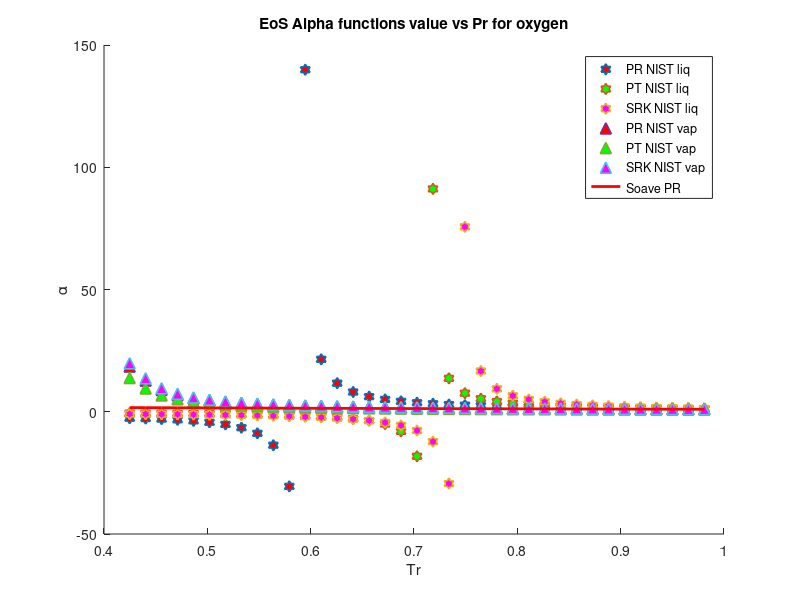

Write the MATLAB code that produced this figure.
clear 
clc
load water_sat_data.mat
%alpha PR & SRK for water
P = P*10^6;
omega = 0.344; %Acentric factor
Tc = 647.3; %K
Pc = 22120000; %Pa
R = 8.31446 %J/K*mol
Zc = 0.23;
b1 = 0.07780*(R*Tc/Pc);
a1 = 0.45724*(((R^2)*(Tc^2))/Pc);
b2 = 0.08664*(R*Tc/Pc);
a2 = 0.42747*(((R^2)*(Tc^2))/Pc);
omega_c = 1-3*Zc;
omega_b = 0.08446114781;
omega_a = 3*Zc^2+3*(1-2*Zc)*omega_b+omega_b^2+1-3*Zc;
a3 = omega_a*(((R^2)*(Tc^2))/Pc);
b3 = omega_b*(R*Tc/Pc);
c3 = omega_c*(R*Tc/Pc);
T = 275; %k
M = 18/1000; %kg/mol
S1=0.37464+1.54226*omega-0.26992*omega^2;
S2=0.48508+1.55171*omega-0.176*omega^2;

for i = 1:1:37
   Pr = P/Pc; 
   Tr = T/Tc;
   Tr_list(i)=Tr;
   Vm_liq(i) = M/rho_liq(i);
   Vm_vap(i) = M/rho_vap(i);
   alpha_PT_liq(i) = ((R*T)/(Vm_liq(i)-b3)-P(i))*((Vm_liq(i)^2+b3*Vm_liq(i)+c3*Vm_liq(i)-c3*b3)/a3);
   alpha_PT_vap(i) = ((R*T)/(Vm_vap(i)-b3)-P(i))*((Vm_vap(i)^2+b3*Vm_vap(i)+c3*Vm_vap(i)-c3*b3)/a3);
   alpha_PR_liq(i) = ((R*T)/(Vm_liq(i)-b1)-P(i))*((Vm_liq(i)^2+2*b1*Vm_liq(i)-b1^2)/a1)
   alpha_SRK_liq(i) = ((R*T)/(Vm_liq(i)-b2)-P(i))*((Vm_liq(i)^2+b2*Vm_liq(i))/a2);
   alpha_PR_vap(i) = ((R*T)/(Vm_vap(i)-b1)-P(i))*((Vm_vap(i)^2+2*b1*Vm_vap(i)-b1^2)/a1);
   alpha_SRK_vap(i) = ((R*T)/(Vm_vap(i)-b2)-P(i))*((Vm_vap(i)^2+b2*Vm_vap(i))/a2);
   alpha_soave_PR(i) =(1+S1*(1-sqrt(Tr)))^2;
   alpha_soave_SRK(i) =(1+S2*(1-sqrt(Tr)))^2;
   alpha_Gasem(i) = exp((1.943+0.926*Tr)*(1-(Tr)^0.1441));
%    alpha_twu(i) = (Tr)^(0.081043)*exp(0.915696*(1-(Tr)^(2.61622)));
   Temp(i)=T;
   T = T+10;
end
hold on

 plot(Tr_list,alpha_PR_liq,'h','MarkerSize',8,'MarkerFaceColor','r','LineWidth',1.2)
 plot(Tr_list,alpha_PT_liq,'h','MarkerSize',8,'MarkerFaceColor','g','LineWidth',1.2)
 plot(Tr_list,alpha_SRK_liq,'h','MarkerSize',8,'MarkerFaceColor','m','LineWidth',1.2)
 plot(Tr_list,alpha_PR_vap,'^','MarkerSize',8,'MarkerFaceColor','r','LineWidth',1.2)
 plot(Tr_list,alpha_PT_vap,'^','MarkerSize',8,'MarkerFaceColor','g','LineWidth',1.2)
 plot(Tr_list,alpha_SRK_vap,'^','MarkerSize',8,'MarkerFaceColor','m','LineWidth',1.2)
 plot(Tr_list,alpha_soave_PR,'r','LineWidth',2)
% plot(Tr_list,alpha_soave_SRK,'g','LineWidth',2)
% plot(Tr_list,alpha_Gasem,'b','LineWidth',2)

hold off
legend('PR NIST liq','PT NIST liq','SRK NIST liq','PR NIST vap','PT NIST vap','SRK NIST vap','Soave PR')
xlabel('Tr')
ylabel('\alpha')
title('EoS Alpha functions value vs Pr for oxygen')
% axis([0.6,1,0.8,2.4])
